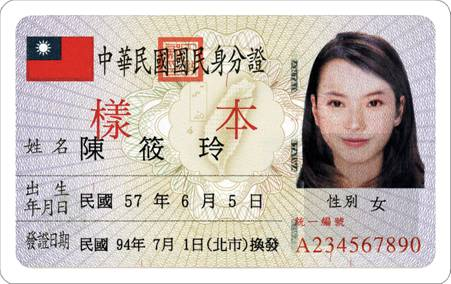
#> input picture OCR/RED_TEXT_OCR_for_IDCard_tesseract/examples/1.jpg, 451 x 284 px
$ python tesseract_smoke.py
#> lines starting #> are read from the running program, lines starting #| are printed output that depends on the picture; after the words box and inside, x2 and y2 are one past the last pixel; in counts of white or black regions, pixels touching at a corner belong together
### OCR/RED_TEXT_OCR_for_IDCard_tesseract/modules/red_components.py
"""Red-text localization using the same behavior as the original prototype."""

from __future__ import annotations

from typing import Iterable, Tuple

import cv2
import numpy as np

Box = Tuple[int, int, int, int]  # x, y, width, height
NormalizedROI = Tuple[float, float, float, float]  # x1, y1, x2, y2
Offset = Tuple[int, int]  # x, y


def red_filter(
    image: np.ndarray,
    roi: NormalizedROI = (0.63, 0.70, 1.0, 1.0),
    blur_sigma: float = 3.0,
) -> tuple[np.ndarray, Offset]:
    """Extract a local-red binary mask from an ROI.

    Important: the ROI is cropped *before* Lab conversion and Otsu thresholding.
    This intentionally preserves the behavior of the original
    ``RedCharacterDetect`` prototype.

    Returns:
        mask: ROI-sized binary mask before morphology.
        offset: (x, y) location of the ROI in the original image.
    """
    if image is None or image.size == 0:
        raise ValueError("Input image is empty.")

    x1n, y1n, x2n, y2n = roi
    if not (0.0 <= x1n < x2n <= 1.0 and 0.0 <= y1n < y2n <= 1.0):
        raise ValueError("ROI must be normalized as (x1, y1, x2, y2) within [0, 1].")

    image_h, image_w = image.shape[:2]
    x1 = int(image_w * x1n)
    y1 = int(image_h * y1n)
    x2 = int(image_w * x2n)
    y2 = int(image_h * y2n)

    crop = image[y1:y2, x1:x2]

    # Lab a-channel is sensitive to the green-red chromatic axis.
    lab = cv2.cvtColor(crop, cv2.COLOR_BGR2LAB)
    red_axis = lab[:, :, 1]

    # Highlight pixels that are locally redder than their surroundings.
    local_baseline = cv2.GaussianBlur(red_axis, (0, 0), blur_sigma)
    red_contrast = cv2.subtract(red_axis, local_baseline)

    # Adaptive threshold estimated only from the target ROI.
    _, mask = cv2.threshold(
        red_contrast,
        0,
        255,
        cv2.THRESH_BINARY + cv2.THRESH_OTSU,
    )

    return mask, (x1, y1)


def find_component_boxes(
    mask: np.ndarray,
    offset: Offset = (0, 0),
    min_area: int = 8,
    min_width: int = 2,
    min_height: int = 5,
    close_kernel: tuple[int, int] = (2, 2),
) -> tuple[list[Box], np.ndarray]:
    """Find connected-component boxes using the original prototype settings.

    A light 2x2 morphological closing is applied only to the detection mask.
    The returned boxes are translated back to original-image coordinates.

    Returns:
        boxes: component boxes in original-image coordinates.
        detect_mask: the ROI-sized mask after morphological closing.
    """
    if mask is None or mask.size == 0:
        raise ValueError("Mask is empty.")

    kernel = np.ones(close_kernel, np.uint8)
    detect_mask = cv2.morphologyEx(mask, cv2.MORPH_CLOSE, kernel)

    count, _, stats, _ = cv2.connectedComponentsWithStats(
        detect_mask,
        connectivity=8,
    )

    ox, oy = offset
    boxes: list[Box] = []

    for label in range(1, count):  # Label 0 is background.
        x, y, width, height, area = stats[label]

        if area < min_area:
            continue
        if height < min_height or width < min_width:
            continue

        boxes.append((
            int(x + ox),
            int(y + oy),
            int(width),
            int(height),
        ))

    return boxes, detect_mask


# [16 lines left out: function draw_boxes, not called in this run]

### OCR/RED_TEXT_OCR_for_IDCard_tesseract/modules/sequence_groups.py
"""Group nearby character boxes into sequence-OCR-ready text-line crops."""

from __future__ import annotations

from pathlib import Path
from statistics import median
from typing import Iterable, Sequence, Tuple

import cv2
import numpy as np

Box = Tuple[int, int, int, int]  # x, y, width, height


def _vertical_overlap_ratio(a: Box, b: Box) -> float:
    ay1, ay2 = a[1], a[1] + a[3]
    by1, by2 = b[1], b[1] + b[3]
    overlap = max(0, min(ay2, by2) - max(ay1, by1))
    return overlap / max(1, min(a[3], b[3]))


def _same_text_line(a: Box, b: Box, min_vertical_overlap: float) -> bool:
    """Check whether two components are likely to belong to the same text line."""
    overlap_ok = _vertical_overlap_ratio(a, b) >= min_vertical_overlap

    a_center = a[1] + a[3] / 2.0
    b_center = b[1] + b[3] / 2.0
    center_tolerance = 0.55 * max(a[3], b[3])
    center_ok = abs(a_center - b_center) <= center_tolerance

    return overlap_ok or center_ok


def _horizontal_gap(a: Box, b: Box) -> int:
    """Return the free horizontal distance between two boxes; overlap gives zero."""
    a_left, a_right = a[0], a[0] + a[2]
    b_left, b_right = b[0], b[0] + b[2]

    if a_right < b_left:
        return b_left - a_right
    if b_right < a_left:
        return a_left - b_right
    return 0


def estimate_grouping_gap(
    boxes: Sequence[Box],
    minimum_gap: int = 8,
    gap_height_ratio: float = 1.0,
) -> int:
    """Estimate a scale-aware horizontal grouping distance.

    A fixed pixel threshold is brittle when document images are captured at
    different resolutions. Character height provides a simple scale proxy.
    The returned value is never smaller than ``minimum_gap`` so the behavior
    remains compatible with the earlier hand-tuned setting on small images.
    """
    if not boxes:
        return minimum_gap
    median_height = float(median(box[3] for box in boxes))
    return max(minimum_gap, int(round(median_height * gap_height_ratio)))


def group_nearby_boxes(
    boxes: Sequence[Box],
    max_gap: int = 8,
    min_vertical_overlap: float = 0.25,
    adaptive_gap: bool = False,
    gap_height_ratio: float = 1.0,
) -> list[Box]:
    """Transitively merge horizontally close boxes into text-sequence boxes.

    Boxes form a graph. Two boxes are connected when they are on approximately
    the same text line and their horizontal gap is no larger than the effective
    gap threshold. Connected graph components are then merged. With
    ``adaptive_gap=True``, the threshold is at least ``max_gap`` and may increase
    according to the median detected character height.
    """
    if not boxes:
        return []

    effective_gap = (
        estimate_grouping_gap(boxes, max_gap, gap_height_ratio)
        if adaptive_gap
        else max_gap
    )

    parent = list(range(len(boxes)))

    def find(i: int) -> int:
        while parent[i] != i:
            parent[i] = parent[parent[i]]
            i = parent[i]
        return i

    def union(i: int, j: int) -> None:
        root_i, root_j = find(i), find(j)
        if root_i != root_j:
            parent[root_j] = root_i

    for i in range(len(boxes)):
        for j in range(i + 1, len(boxes)):
            if not _same_text_line(boxes[i], boxes[j], min_vertical_overlap):
                continue
            if _horizontal_gap(boxes[i], boxes[j]) <= effective_gap:
                union(i, j)

    members: dict[int, list[Box]] = {}
    for i, box in enumerate(boxes):
        members.setdefault(find(i), []).append(box)

    groups: list[Box] = []
    for group in members.values():
        x1 = min(box[0] for box in group)
        y1 = min(box[1] for box in group)
        x2 = max(box[0] + box[2] for box in group)
        y2 = max(box[1] + box[3] for box in group)
        groups.append((x1, y1, x2 - x1, y2 - y1))

    return sorted(groups, key=lambda box: (box[1], box[0]))


# [15 lines left out: function expand_box, not called in this run]


def expand_box_adaptive(
    box: Box,
    image_shape: tuple[int, ...],
    min_padding: int = 4,
    horizontal_height_ratio: float = 0.35,
    vertical_height_ratio: float = 0.20,
) -> Box:
    """Expand an OCR crop using font-scale-aware padding.

    The detector is intentionally kept tight for localization. OCR crops are a
    different representation and should include weak anti-aliased stroke edges
    and a small amount of surrounding context. Padding is therefore derived from
    detected text height rather than from the absolute image resolution.
    """
    x, y, width, height = box
    image_h, image_w = image_shape[:2]

    pad_x = max(min_padding, int(round(height * horizontal_height_ratio)))
    pad_y = max(min_padding, int(round(height * vertical_height_ratio)))

    x1 = max(0, x - pad_x)
    y1 = max(0, y - pad_y)
    x2 = min(image_w, x + width + pad_x)
    y2 = min(image_h, y + height + pad_y)
    return x1, y1, x2 - x1, y2 - y1


def expand_boxes_for_ocr(
    boxes: Sequence[Box],
    image_shape: tuple[int, ...],
    mode: str = "adaptive",
    padding: int = 4,
    min_padding: int = 4,
    horizontal_height_ratio: float = 0.35,
    vertical_height_ratio: float = 0.20,
) -> list[Box]:
    """Create OCR crop boxes without changing detector geometry."""
    if mode not in {"fixed", "adaptive"}:
        raise ValueError("mode must be 'fixed' or 'adaptive'.")

    expanded: list[Box] = []
    for box in boxes:
        if mode == "fixed":
            expanded.append(expand_box(box, image_shape, padding))
        else:
            expanded.append(
                expand_box_adaptive(
                    box,
                    image_shape,
                    min_padding=min_padding,
                    horizontal_height_ratio=horizontal_height_ratio,
                    vertical_height_ratio=vertical_height_ratio,
                )
            )
    return expanded


# [74 lines left out: functions resize_for_sequence_ocr, export_group_crops, draw_group_boxes, not called in this run]

### OCR/RED_TEXT_OCR_for_IDCard_tesseract/modules/tesseract_ocr.py
"""Tesseract OCR utilities for grouped red-text candidates.

The localization pipeline intentionally remains independent from OCR. Tight
connected-component boxes are grouped first, then expanded recognition crops are
passed to Tesseract. This separation preserves the stable detector while giving
OCR enough contextual pixels around weak anti-aliased character edges.
"""

from __future__ import annotations

from dataclasses import dataclass
from pathlib import Path
from typing import Sequence

import cv2
import numpy as np
import pytesseract

Box = tuple[int, int, int, int]


@dataclass(frozen=True)
class TesseractResult:
    """Recognition result associated with one grouped text proposal."""

    group_index: int
    text: str
    group_box: Box
    crop_box: Box
    aspect_ratio: float
    status: str


# [4 lines left out: function configure_tesseract, not called in this run]


def prepare_tesseract_crop(
    crop: np.ndarray,
    mode: str = "gray",
    scale: float = 4.0,
) -> np.ndarray:
    """Prepare a crop for Tesseract while preserving character-edge evidence.

    ``gray`` is the default because experiments on the repository examples show
    that simple grayscale upsampling preserves anti-aliased stroke information
    better than aggressive binarization. ``otsu`` is retained as an ablation
    option, and ``raw`` keeps the color crop.
    """
    if crop is None or crop.size == 0:
        raise ValueError("Cannot OCR an empty crop.")
    if mode not in {"raw", "gray", "otsu"}:
        raise ValueError("mode must be one of: raw, gray, otsu")
    if scale <= 0:
        raise ValueError("scale must be positive")

    if mode == "raw":
        prepared = crop.copy()
    else:
        prepared = cv2.cvtColor(crop, cv2.COLOR_BGR2GRAY)

    if scale != 1.0:
        prepared = cv2.resize(
            prepared,
            None,
            fx=scale,
            fy=scale,
            interpolation=cv2.INTER_CUBIC,
        )

    if mode == "otsu":
        _, prepared = cv2.threshold(
            prepared,
            0,
            255,
            cv2.THRESH_BINARY + cv2.THRESH_OTSU,
        )

    return prepared


def recognize_grouped_text(
    image: np.ndarray,
    group_boxes: Sequence[Box],
    crop_boxes: Sequence[Box],
    *,
    language: str = "eng",
    psm: int = 7,
    oem: int = 3,
    whitelist: str = "ABCDEFGHIJKLMNOPQRSTUVWXYZabcdefghijklmnopqrstuvwxyz0123456789-",
    preprocess_mode: str = "gray",
    scale: float = 4.0,
    min_group_aspect_ratio: float = 3.0,
    processed_dir: str | Path | None = None,
) -> list[TesseractResult]:
    """Recognize grouped text candidates using Tesseract.

    The optional aspect-ratio filter suppresses short red labels that are not
    expected to be alphanumeric sequence fields. Set it to ``0`` to OCR every
    group. Recognition always uses the expanded crop box, not the tight detector
    geometry.
    """
    if len(group_boxes) != len(crop_boxes):
        raise ValueError("group_boxes and crop_boxes must have the same length")

    processed_path = Path(processed_dir) if processed_dir is not None else None
    if processed_path is not None:
        processed_path.mkdir(parents=True, exist_ok=True)

    config_parts = [
        f"--oem {oem}",
        f"--psm {psm}",
        "-c preserve_interword_spaces=1",
    ]
    if whitelist:
        config_parts.append(f"-c tessedit_char_whitelist={whitelist}")
    config = " ".join(config_parts)

    results: list[TesseractResult] = []

    for index, (group_box, crop_box) in enumerate(zip(group_boxes, crop_boxes), start=1):
        gx, gy, gw, gh = group_box
        aspect_ratio = gw / max(1.0, float(gh))

        if min_group_aspect_ratio > 0 and aspect_ratio < min_group_aspect_ratio:
            results.append(
                TesseractResult(
                    group_index=index,
                    text="",
                    group_box=group_box,
                    crop_box=crop_box,
                    aspect_ratio=aspect_ratio,
                    status="skipped_geometry",
                )
            )
            continue

        x, y, width, height = crop_box
        crop = image[y : y + height, x : x + width]
        prepared = prepare_tesseract_crop(crop, mode=preprocess_mode, scale=scale)

        if processed_path is not None:
            cv2.imwrite(str(processed_path / f"text_group_{index:03d}_prepared.png"), prepared)

        text = pytesseract.image_to_string(
            prepared,
            lang=language,
            config=config,
        )
        text = " ".join(text.strip().split())

        results.append(
            TesseractResult(
                group_index=index,
                text=text,
                group_box=group_box,
                crop_box=crop_box,
                aspect_ratio=aspect_ratio,
                status="recognized" if text else "empty",
            )
        )

    return results


# [72 lines left out: function annotate_ocr_results, not called in this run]

### OCR/RED_TEXT_OCR_for_IDCard_tesseract/tests/tesseract_smoke.py
"""Smoke test for the current Tesseract end-to-end baseline."""

from __future__ import annotations

from pathlib import Path
import sys

import cv2

ROOT = Path(__file__).resolve().parents[1]
sys.path.insert(0, str(ROOT))

from modules.red_components import find_component_boxes, red_filter  # noqa: E402
from modules.sequence_groups import expand_boxes_for_ocr, group_nearby_boxes  # noqa: E402
from modules.tesseract_ocr import recognize_grouped_text  # noqa: E402

EXPECTED = {
    "1.jpg": "A234567890",
    "2.png": "BTS4ever J-hope",
}


def run_one(path: Path) -> str:
    image = cv2.imread(str(path))
    if image is None:
        raise FileNotFoundError(path)

    mask, offset = red_filter(image)
    boxes, _ = find_component_boxes(mask, offset=offset)
    groups = group_nearby_boxes(boxes, max_gap=8, adaptive_gap=True, gap_height_ratio=1.0)
    crop_boxes = expand_boxes_for_ocr(groups, image.shape, mode="adaptive")
    results = recognize_grouped_text(
        image,
        groups,
        crop_boxes,
        preprocess_mode="gray",
        scale=4.0,
        min_group_aspect_ratio=3.0,
    )
    return " | ".join(result.text for result in results if result.text)


def main() -> None:
    for name, expected in EXPECTED.items():
        prediction = run_one(ROOT / "examples" / name)
#> in run_one, image is the input picture: shape (284, 451, 3); mean B, G, R 183.6, 189.9, 200.6
#> in red_filter, `crop = image[y1:y2, x1:x2]`:
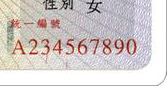
#> crop: shape (86, 167, 3); mean B, G, R 201.9, 203.3, 211
#> in red_filter, `lab = cv2.cvtColor(crop, cv2.COLOR_BGR2LAB)`: lab: shape (86, 167, 3); mean of channels 0, 1, 2 209.6, 130.7, 129.9
#> in red_filter, `red_axis = lab[:, :, 1]`:
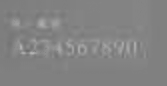
#> red_axis: shape (86, 167); min 109, max 180, mean 130.7
#> in red_filter, `red_contrast = cv2.subtract(red_axis, local_baseline)`:
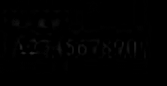
#> red_contrast: shape (86, 167); min 0, max 40, mean 0.9
#> in red_filter, `_, mask = cv2.threshold( red_contrast, 0, 255, cv2.THRESH_BINARY + cv2..`:
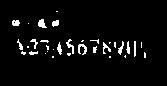
#> mask: shape (86, 167); 4.4% white in thin lines or dots, all inside (x1, y1, x2, y2) = (12, 11, 146, 58)
#> in run_one, `mask, offset = red_filter(image)`: offset = (284, 198)
#> in find_component_boxes, `detect_mask = cv2.morphologyEx(mask, cv2.MORPH_CLOSE, kernel)`:
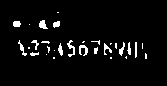
#> detect_mask: shape (86, 167); 4.5% white in thin lines or dots, all inside (x1, y1, x2, y2) = (13, 12, 147, 59)
#> in find_component_boxes, `count, _, stats, _ = cv2.connectedComponentsWithStats( detect_mask, co..`: count = 31; stats = 31 rows, first 6: [0, 0, 167, 86, 13717], [57, 12, 2, 1, 2], [13, 21, 8, 6, 42], [39, 20, 9, 9, 52], [53, 21, 7, 7, 37], [29, 24, 1, 1, 1]
#> in find_component_boxes, `ox, oy = offset`: ox = 284; oy = 198
#> the loop in find_component_boxes, `for label in range(1, count):` made 30 passes
#> (x, y, width, height, area) on passes 2, 3, 4, 6, 7, 9, 12, 13, 16, 17, 18, 20: (13, 21, 8, 6, 42), (39, 20, 9, 9, 52), (53, 21, 7, 7, 37), (18, 40, 9, 16, 44), (31, 40, 8, 10, 31), (67, 40, 8, 17, 57), (58, 43, 5, 13, 38), (104, 43, 8, 12, 41), (119, 42, 6, 14, 38), (127, 42, 4, 13, 32), (135, 42, 2, 16, 31), (79, 45, 9, 11, 56)
#> after the loop in find_component_boxes, `for label in range(1, count):`: boxes = 17 items, first 6: (297, 219, 8, 6), (323, 218, 9, 9), (337, 219, 7, 7), (302, 238, 9, 16), (315, 238, 8, 10), (351, 238, 8, 17)
#> in estimate_grouping_gap, `median_height = float(median(box[3] for box in boxes))`: median_height = 10
#> in group_nearby_boxes, `parent = list(range(len(boxes)))`: parent = [0, 1, 2, 3, 4, 5, 6, 7, 8, 9, 10, 11, 12, 13, 14, 15, 16]
#> the loop in group_nearby_boxes, `for i in range(len(boxes)):` made 17 passes
#> the loop in group_nearby_boxes, `for i, box in enumerate(boxes):` made 17 passes
#> box on passes 1 to 12: (297, 219, 8, 6), (323, 218, 9, 9), (337, 219, 7, 7), (302, 238, 9, 16), (315, 238, 8, 10), (351, 238, 8, 17), (375, 238, 9, 5), (342, 241, 5, 13), (388, 241, 8, 12), (399, 241, 2, 6), (403, 240, 6, 14), (411, 240, 4, 13)
#> the loop in group_nearby_boxes, `for group in members.values():` made 3 passes
#> group on passes 1 to 2: [(297, 219, 8, 6)], [(323, 218, 9, 9), (337, 219, 7, 7)]
#> the loop in expand_boxes_for_ocr, `for box in boxes:` made 3 passes
#> box on passes 1 to 3: (323, 218, 21, 9), (297, 219, 8, 6), (302, 238, 129, 19)
#> the loop in recognize_grouped_text, `for index, (group_box, crop_box) in enumerate(zip(group_boxes, crop_bo..` made 3 passes
#> (group_box, crop_box) on passes 1 to 3: ((323, 218, 21, 9), (319, 214, 29, 17)), ((297, 219, 8, 6), (293, 215, 16, 14)), ((302, 238, 129, 19), (295, 234, 143, 27))
#> pass 3, in recognize_grouped_text, `crop = image[y : y + height, x : x + width]`:
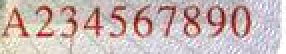
#> crop: shape (27, 143, 3) (shown 2 times larger); mean B, G, R 181.5, 183.9, 202
#> pass 3, in prepare_tesseract_crop, `prepared = cv2.resize( prepared, None, fx=scale, fy=scale, interpolati..`:
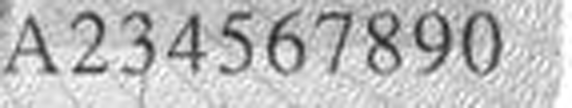
#> prepared: shape (108, 572); min 29, max 255, mean 189.1
        if prediction != expected:
            raise AssertionError(f"{name}: expected {expected!r}, got {prediction!r}")
        print(f"PASS {name}: {prediction}")


if __name__ == "__main__":
    main()
#> (the call stopped at in recognize_grouped_text, `text = pytesseract.image_to_string( prepared, lang=language, config=co..`: pytesseract is not available in this run)
